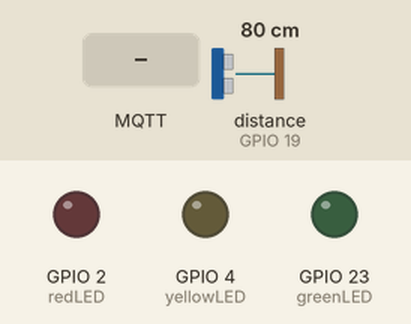
Recording of a sketch running on a simulated ESP32. Parts: output pins drawn as LEDs (lit = HIGH). The inputs (shaded band) are chosen by the test bench; at power-on: distance to the obstacle (sensor on GPIO 19) 80 cm. The echo pulse lasts 58.3 µs per cm; WiFi joins after 1.5 s; servers stay silent unless stated; the local clock reads 2024-03-15 10:24:30 at power-on unless the sketch sets it; no MQTT or app messages arrive unless stated; pins used as bus, display or sensor lines are not drawn; what the sketch prints to the serial monitor is not drawn.

Above: at 3.2 s.
3.3 s: MQTT message "1" arrives on the first subscribed topic
At 4.7 s:
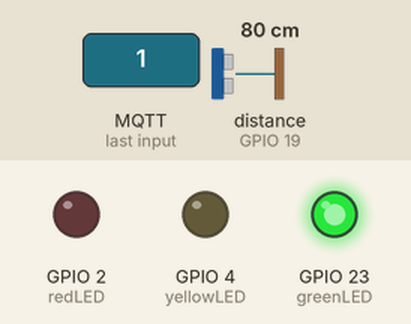
5.0 s: distance to the obstacle (sensor on GPIO 19) set to 50 cm
6.7 s: distance to the obstacle (sensor on GPIO 19) set to 42 cm
At 8.7 s:
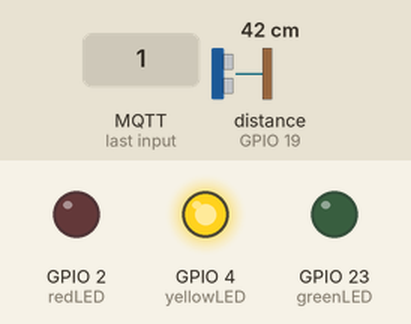
9.0 s: distance to the obstacle (sensor on GPIO 19) set to 34 cm
10.7 s: distance to the obstacle (sensor on GPIO 19) set to 27 cm
At 12.3 s:
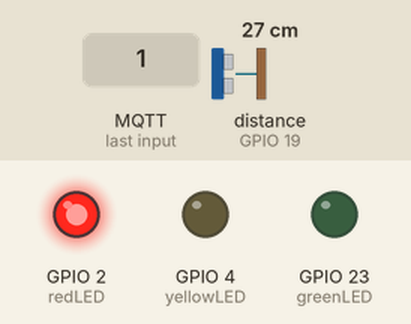
13.0 s: distance to the obstacle (sensor on GPIO 19) set to 35 cm
At 14.1 s:
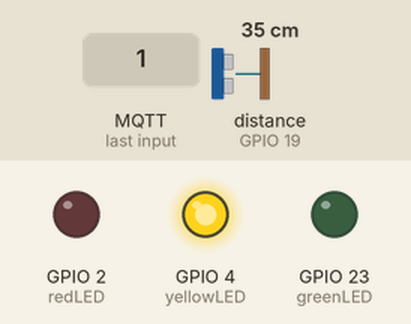
Timing chart, 0 to 16.0 s (numbered marks = the images above; inputs shaded):
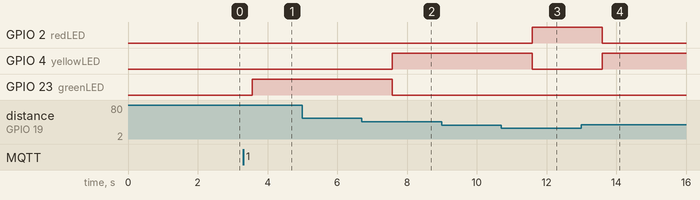

The sketch:

sensorultrasonidosmqttbuenoCONWIFIyconbotonmarcosyvictor.ino
```cpp
#include <WiFi.h>
#include <PubSubClient.h>
#include "time.h"

// Pines del sensor ultrasónico
const int trigPin = 18;
const int echoPin = 19;

// Pines de los LEDs
const int redLED = 2;
const int yellowLED = 4;
const int greenLED = 23;

// WiFi
const char* ssid = "ALUMNOS_CICLOS";
const char* password = "Ciclos2025sz?";

// NTP
const char* ntpServer = "es.pool.ntp.org";
const long gmtOffset_sec = 3600;
const int daylightOffset_sec = 0;

// MQTT
const char* mqtt_server = "broker.emqx.io";
const int mqtt_port = 1883;
const char* mqtt_user = "marcos";
const char* mqtt_pass = "1234";
const char* mqtt_client_id = "mqttdash-6cf69e18";
const char* mqtt_topic_estado = "sensor/estado";
const char* mqtt_topic_control = "sensor/control";

WiFiClient espClient;
PubSubClient mqtt_client(espClient);
struct tm timeinfo;

// Variable de control
bool habilitado = false;

// Función callback para recibir comandos MQTT (usando "1" y "0")
void callback(char* topic, byte* payload, unsigned int length) {
  String mensaje = "";
  for (unsigned int i = 0; i < length; i++) {
    mensaje += (char)payload[i];
  }

  Serial.print("Mensaje recibido [");
  Serial.print(topic);
  Serial.print("]: ");
  Serial.println(mensaje);

  if (String(topic) == mqtt_topic_control) {
    if (mensaje == "1") {
      habilitado = true;
      Serial.println("Ejecución habilitada.");
    } else if (mensaje == "0") {
      habilitado = false;
      Serial.println("Ejecución detenida.");
    }
  }
}

void setup() {
  Serial.begin(115200);

  pinMode(trigPin, OUTPUT);
  pinMode(echoPin, INPUT);
  pinMode(redLED, OUTPUT);
  pinMode(yellowLED, OUTPUT);
  pinMode(greenLED, OUTPUT);

  WiFi.begin(ssid, password);
  Serial.print("Conectando a WiFi");
  while (WiFi.status() != WL_CONNECTED) {
    delay(1000);
    Serial.print(".");
  }
  Serial.println("\nWiFi conectado");
  Serial.println(WiFi.localIP());

  configTime(gmtOffset_sec, daylightOffset_sec, ntpServer);

  mqtt_client.setServer(mqtt_server, mqtt_port);
  mqtt_client.setCallback(callback);
}

void reconnect() {
  while (!mqtt_client.connected()) {
    Serial.print("Conectando al broker MQTT...");
    String client_id = "esp32-client-" + String(WiFi.macAddress());
    if (mqtt_client.connect(client_id.c_str(), mqtt_user, mqtt_pass)) {
      Serial.println("Conectado.");
      mqtt_client.subscribe(mqtt_topic_control);  // Suscripción al tema de control
    } else {
      Serial.print("Fallo. Estado: ");
      Serial.println(mqtt_client.state());
      delay(5000);
    }
  }
}

float medirDistancia() {
  digitalWrite(trigPin, LOW);
  delayMicroseconds(2);
  digitalWrite(trigPin, HIGH);
  delayMicroseconds(10);
  digitalWrite(trigPin, LOW);
  float duracion = pulseIn(echoPin, HIGH);
  return duracion * 0.0343 / 2;  // cm
}

void loop() {
  if (WiFi.status() != WL_CONNECTED) {
    ESP.restart();
  }

  if (!mqtt_client.connected()) {
    reconnect();
  }

  mqtt_client.loop();

  if (!habilitado) {
    // Apaga los LEDs si está deshabilitado
    digitalWrite(redLED, LOW);
    digitalWrite(yellowLED, LOW);
    digitalWrite(greenLED, LOW);
    delay(500);
    return;
  }

  float distancia = medirDistancia();
  String estadoLED;

  if (distancia > 0 && distancia <= 30) {
    digitalWrite(redLED, HIGH);
    digitalWrite(yellowLED, LOW);
    digitalWrite(greenLED, LOW);
    estadoLED = "ROJO";
  } else if (distancia > 30 && distancia <= 45) {
    digitalWrite(redLED, LOW);
    digitalWrite(yellowLED, HIGH);
    digitalWrite(greenLED, LOW);
    estadoLED = "AMARILLO";
  } else if (distancia > 45 && distancia <= 100) {
    digitalWrite(redLED, LOW);
    digitalWrite(yellowLED, LOW);
    digitalWrite(greenLED, HIGH);
    estadoLED = "VERDE";
  } else {
    digitalWrite(redLED, LOW);
    digitalWrite(yellowLED, LOW);
    digitalWrite(greenLED, LOW);
    estadoLED = "NINGUNO";
  }

  if (getLocalTime(&timeinfo)) {
    char horaStr[30];
    strftime(horaStr, sizeof(horaStr), "%d/%m/%Y %H:%M:%S", &timeinfo);

    String mensaje = "Hora: " + String(horaStr) +
                     " | LED: " + estadoLED +
                     " | Distancia: " + String(distancia, 2) + " cm";

    mqtt_client.publish(mqtt_topic_estado, mensaje.c_str());
    Serial.println(mensaje);
  } else {
    Serial.println("Error al obtener la hora.");
  }

  delay(1000);  // 1 segundo entre lecturas
}
```

Measured:
- the behaviour switches between 46 and 45 cm on distance to the obstacle (sensor on GPIO 19) (found by bisection; images 1 and 2)
- the behaviour switches between 31 and 30 cm on distance to the obstacle (sensor on GPIO 19) (found by bisection; images 2 and 3)
- after the input at 3.3 s, GPIO 23 (greenLED): LOW → HIGH after 0.26 s
- after the input at 5.0 s, every drawn part: stays the same
- after the input at 6.7 s, GPIO 4 (yellowLED): LOW → HIGH after 0.88 s; GPIO 23 (greenLED): HIGH → LOW after 0.88 s
- after the input at 9.0 s, every drawn part: stays the same
- after the input at 10.7 s, GPIO 2 (redLED): LOW → HIGH after 0.90 s; GPIO 4 (yellowLED): HIGH → LOW after 0.90 s
- after the input at 13.0 s, GPIO 2 (redLED): HIGH → LOW after 0.60 s; GPIO 4 (yellowLED): LOW → HIGH after 0.60 s
